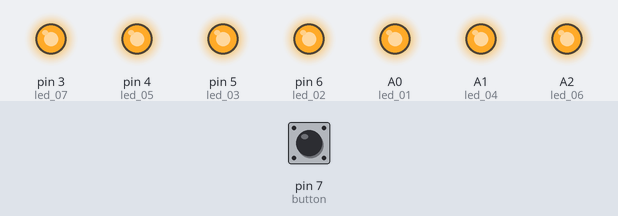
The sketch below on a simulated Arduino Uno, built with avr-gcc and run on an emulated ATmega328P. Shown: output pins drawn as LEDs (lit = HIGH). The inputs (shaded band) are chosen by the test bench; at power-on: pin 7 (button) HIGH. Random numbers use the default seed unless the sketch sets one.

Above: at 1.2 s.
1.3 s: pin 7 (button) pulled LOW for 1 s
At 2.9 s:
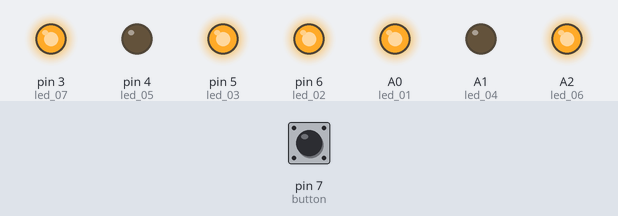
4.3 s: pin 7 (button) pulled LOW for 3.2 s
At 8.3 s:
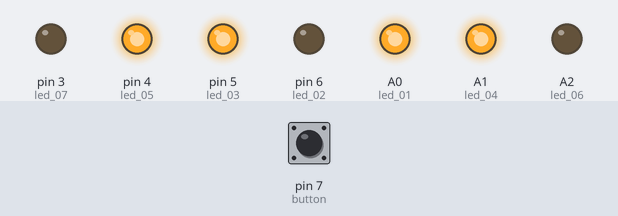
9.0 s: pin 7 (button) pulled LOW for 0.15 s
At 9.6 s:
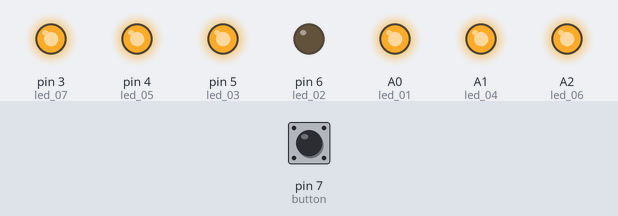
Timing chart, 0 to 12.0 s (numbered marks = the images above; inputs shaded):
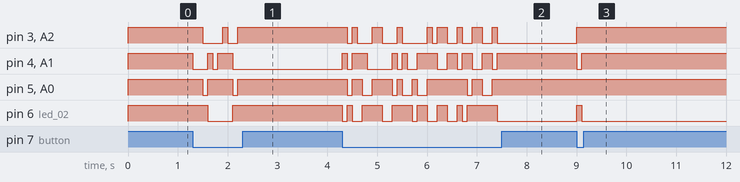

The sketch:

kostka.ino
```cpp
#define led_01 A0
#define led_04 A1
#define led_06 A2
#define led_02 6
#define led_03 5
#define led_05 4
#define led_07 3
#define button 7


void setup() {
  // put your setup code here, to run once:
  pinMode(led_01, OUTPUT);
  pinMode(led_02, OUTPUT);
  pinMode(led_03, OUTPUT);
  pinMode(led_04, OUTPUT);
  pinMode(led_05, OUTPUT);
  pinMode(led_06, OUTPUT);
  pinMode(led_07, OUTPUT);
  pinMode(button, INPUT);

  digitalWrite(led_01, HIGH);
  digitalWrite(led_02, HIGH);
  digitalWrite(led_03, HIGH);
  digitalWrite(led_04, HIGH);
  digitalWrite(led_05, HIGH);
  digitalWrite(led_06, HIGH);
  digitalWrite(led_07, HIGH);
}

void loop() {
  // put your main code here, to run repeatedly:
  bool pushed = digitalRead(button);


  if (pushed == 0) {
    digitalWrite(led_01, HIGH);
    digitalWrite(led_02, HIGH);
    digitalWrite(led_03, HIGH);
    digitalWrite(led_04, HIGH);
    digitalWrite(led_05, HIGH);
    digitalWrite(led_06, HIGH);
    digitalWrite(led_07, HIGH);

    int num = random(1,7);

    if (num == 1) {
      digitalWrite(led_02, LOW);
    } else if (num == 2) {
      digitalWrite(led_04, LOW);
      digitalWrite(led_05, LOW);
    } else if (num == 3) {
      digitalWrite(led_02, LOW);
      digitalWrite(led_06, LOW);
      digitalWrite(led_07, LOW);
    } else if (num == 4) {
      digitalWrite(led_01, LOW);
      digitalWrite(led_03, LOW);
      digitalWrite(led_06, LOW);
      digitalWrite(led_07, LOW);
    } else if (num == 5) {
      digitalWrite(led_02, LOW);
      digitalWrite(led_04, LOW);
      digitalWrite(led_05, LOW);
      digitalWrite(led_06, LOW);
      digitalWrite(led_07, LOW);
    } else {
      digitalWrite(led_01, LOW);
      digitalWrite(led_03, LOW);
      digitalWrite(led_04, LOW);
      digitalWrite(led_05, LOW);
      digitalWrite(led_06, LOW);
      digitalWrite(led_07, LOW);
    }
  }

  delay(100);


}
```

Measured:
- after the input at 1.3 s, pin 3 (led_07): HIGH → LOW after 0.20 s, → HIGH 0.40 s later, → LOW 0.10 s later, → HIGH 0.20 s later; pin 4 (led_05): goes LOW 0.30 s, HIGH 0.10 s, LOW 0.10 s, HIGH 0.30 s, then LOW, starting at once
- after the input at 4.3 s, pin 3 (led_07): HIGH → LOW after 0.10 s, → HIGH 0.10 s later, → LOW 0.10 s later, → HIGH 0.30 s later, … (17 changes in this stretch); pin 4 (led_05): LOW → HIGH at once, → LOW 0.10 s later, → HIGH 0.10 s later, → LOW 0.30 s later, … (17 changes in this stretch)
- after the input at 9.0 s, pin 3 (led_07), A2 (led_06): LOW → HIGH at once; pin 4 (led_05), A1 (led_04): HIGH → LOW at once, → HIGH 0.10 s later; pin 6 (led_02): LOW → HIGH at once, → LOW 0.10 s later
